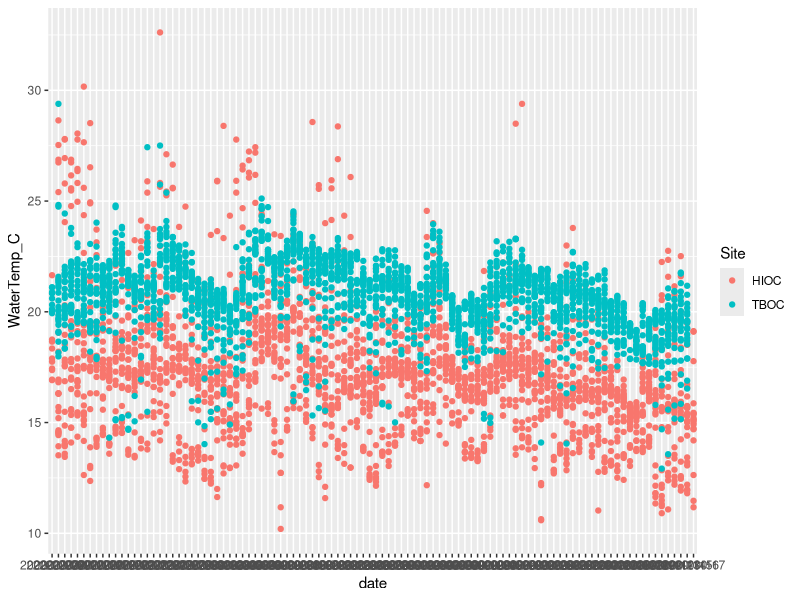

The R source for this figure: (Note: this script raises an error after producing the figure.)
########## 2020 Temperatures ==============

##### Water Data ============

### load libraries
library(tidyverse)

#### North: Tom's Point (HIOC) ====
### load data sheet
Temps2020 <- read_csv("data/Temperature/2020/Summer2020Temps_Hourly.csv")
glimpse(Temps2020)
summary(Temps2020)
tail(Temps2020)
View(Temps2020)

## clean data

Temps2020 <- Temps2020 %>% 
  mutate(Date_Time = mdy_hm(Date_Time)) %>%  # set date/time format
  separate(Date_Time, into = c('date', 'time'), sep=' ', remove = FALSE) 

## plot Air & Water Temp
Temps2020 %>%
  ggplot(aes(date, WaterTemp_C, color = Site)) +
  geom_point()

#### Stats

Temps2020 %>% 
  group_by(Site) %>% 
  summarize(meanWater = mean(WaterTemp_C),
            SDWater = sd(WaterTemp_C),
            SEWater = SDWater/sqrt(n()),
            maxWater = max(WaterTemp_C),
            minWater = min(WaterTemp_C))

#### HIOC Temps Above 16 deg C

Temps2020 %>% 
  filter(Site == "HIOC",
    date < "2020-10-16", #October 16, 2020
         WaterTemp_C > 15.9) %>% 
  summarize(count = n())

#1704/6 # divide 10 minute intervals into hours: 1239.5 hours
1704 / 24 # 71 days / 100 days that temps were above the threshold for OsHV-1
71/100 # 71% of deployment

### TBOC Temps Above 16 deg C

Temps2020 %>% 
  filter(Site == "TBOC",
         date < "2020-10-17", #October 17, 2020
         WaterTemp_C > 15.9) %>% 
  summarize(count = n())

#2366/6 # divide 10 minute intervals into hours: 1239.5 hours
2366 / 24 # 98 days / 101 days that temps were above the threshold for OsHV-1
98.58/101 #97.6% of deployment


### code for "if/else" statement with deplyr: case_when
Temps2020 %>% 
  mutate(WaterTemp_corrected = case_when(Air_Temp_C >= Water_Temp_C ~ "High Tide", 
                                         Air_Temp_C < Water_Temp_C ~ "Low Tide"))

### does not provide accurate high/low tide. Will use NOAA tide charts:
## HIOC - TB Entrance (North): https://tidesandcurrents.noaa.gov/noaatidepredictions.html?id=9415469 
## BBOC - Blake's Landing (Middle): 
## TBOC - Reynolds (South): 


## write new CSV with high & low tide
#write_csv(Temps2020, "data/Temperature/2022/TomsPoint_2022_Tide.csv")

## hours spent at high & low tide

## mean temps at high and low tide
